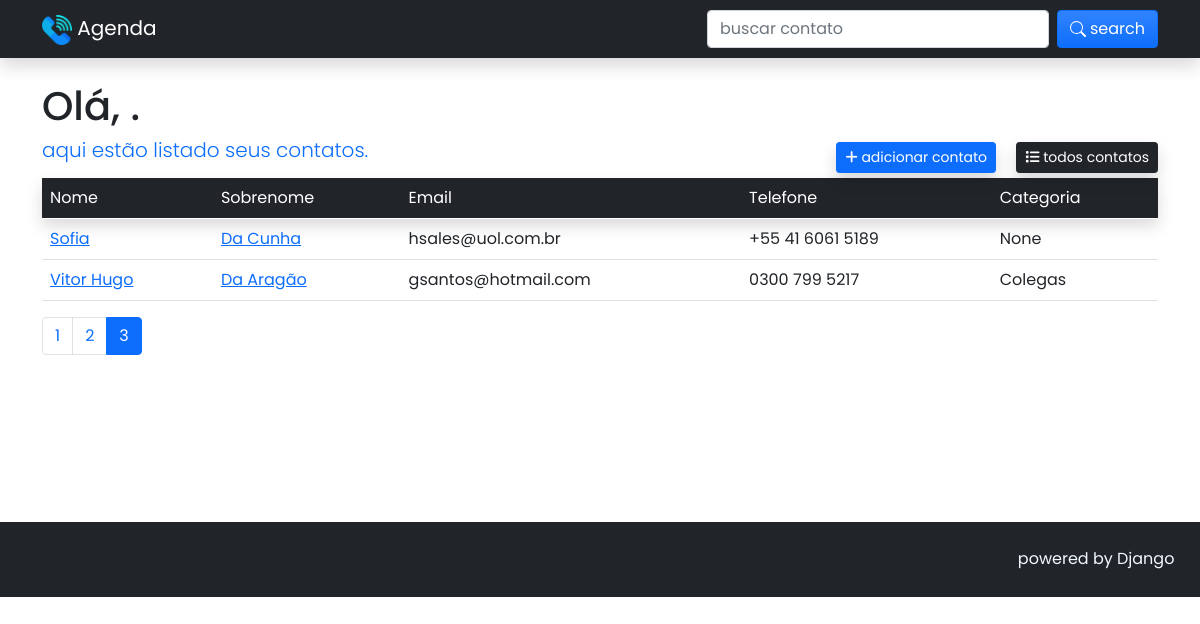
Screenshot of /?page=3&term= with the database file from the repository.
### agenda/models.py (models this page shows, shortened)
class Contact(models.Model):
    first_name = models.CharField(max_length=30)
    last_name = models.CharField(max_length=30, blank=True, null=True)
    telephone = models.CharField(max_length=20)
    email = models.CharField(max_length=255, blank=True, null=True)
    created_in = models.DateTimeField(auto_now_add=True)
    description = models.TextField(blank=True, null=True)
    category = models.ForeignKey(
        Category, on_delete=models.SET_NULL, null=True, blank=True
    )
    profile_picture = models.ImageField(
        blank=True,
        upload_to='agenda/img/%Y/%m/%d'
    )
    to_show = models.BooleanField(default=True)

class Category(models.Model):
    name = models.CharField(max_length=60)
    def __str__(self):
        return self.name

### agenda/views.py (the view)
# urls.py: path('', views.home, name='home'),
def home(request):
    contacts = Contact.objects.all().filter(
        to_show=True
    ).order_by('first_name')
    paginator = Paginator(contacts, 10)
    page_number = request.GET.get('page')
    page_obj = paginator.get_page(page_number)
    form = NewContactForm()
    return render(request, 'agenda/pages/home.html', context={
            'contacts': page_obj,
            'form': form
        }
    )

### agenda/templates/agenda/pages/home.html (shortened to what this page needs)
{% extends 'global/base.html' %}
{% block content %}
{% include 'agenda/partials/_nav.html' %}
<div class="container-md">
    <div class="row">
        <div class="col-lg-12">
        {% include 'agenda/partials/_btn_action.html' %}
        <table class="table table-hover">
            <thead>
                <tr class="table-dark shadow">
                    <th>Nome</th>
                    <th>Sobrenome</th>
                    <th>Email</th>
                    <th>Telefone</th>
                    <th>Categoria</th>
                </tr>
            </thead>
            <tbody>
            {% for contact in contacts %}
                {% if contact.to_show %}
                    <tr>
                        <td>
                            <a href="{% url 'agenda:contact' contact.id %}">{{ contact.first_name | title }}</a>
                        </td>
                        <td>
                            <a href="{% url 'agenda:contact' contact.id %}">{{ contact.last_name | title }}</a>
                        </td>
                        <td>{{ contact.email }}</td>
                        <td>{{ contact.telephone }}</td>
                        <td>{{ contact.category }}</td>
                    </tr>
                {% endif %}
            {% endfor %}
            </tbody>
        </table>
        </div>
        {% include 'agenda/partials/_pagination.html' %}
    </div>
</div>
{% endblock content %}
{% block footer %}
<footer>
    <span>powered by Django</span>
</footer>
{% endblock footer %}

### base_static/global/css/style.css (style rules this page uses)
* { font-family: 'Poppins', sans-serif; font-weight: 400; }
footer { padding: 1.6rem; color:#f0f9ff; background-color: #212529; display: flex; justify-content: flex-end; position: relative; bottom: -151px; z-index: 10000; width: 100%; }

### rows the page displays
Contact: first_name "Sofia", last_name "Da Cunha", email "hsales@uol.com.br", telephone "+55 41 6061 5189", category "None"
Contact: first_name "Vitor Hugo", last_name "Da Aragão", email "gsantos@hotmail.com", telephone "0300 799 5217", category "Colegas"

### other values shown
{{ page }} "1" "2"
{{ page }} "3"
